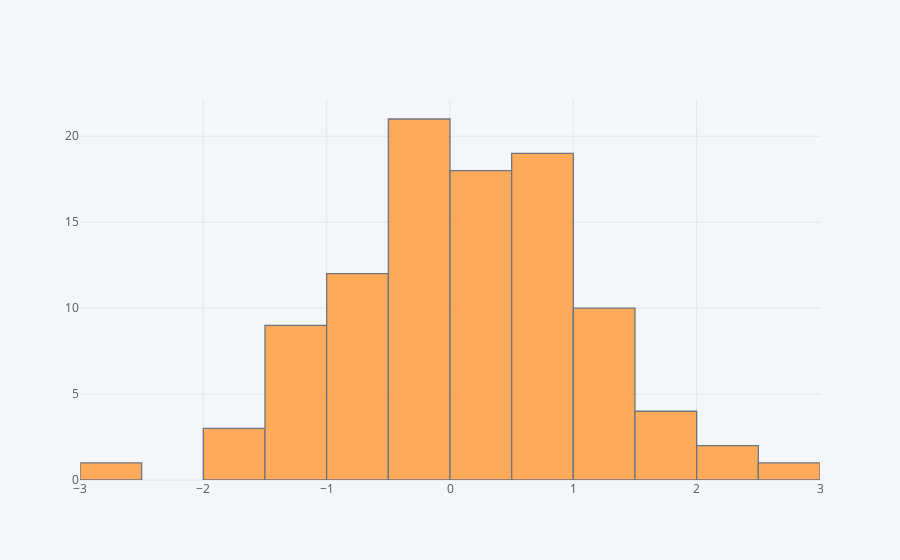

The cell this chart's notebook holds for it:
### Markdown cell above
## histogram

### Code cell
df['A'].iplot(kind='hist',bins=25)

### Figure 1 — Plotly figure (JSON) as saved in the notebook; plotly's stock layout.template omitted (floating-point values rounded to 4 significant figures)
{"data": [{"histfunc": "count", "histnorm": "", "marker": {"color": "rgba(255, 153, 51, 1.0)", "line": {"color": "#4D5663", "width": 1.3}}, "name": "A", "nbinsx": 25, "opacity": 0.8, "orientation": "v", "type": "histogram", "x": [-0.484, 1.651, 2.265, 1.029, 0.2718, 1.375, 0.628, -1.067, 0.2683, 0.4886, -0.5524, 1.758, 1.261, -0.128, 1.331, 0.3342, 0.07834, 0.5074, 0.9235, -1.048, -0.04908, 0.135, -1.46, -2.734, -1.604, 0.5132, 1.109, -0.194, -0.5489, 1.836, 1.658, -1.002, -0.09143, 0.2849, -0.09741, 0.6957, -0.07003, 0.8633, -1.306, -0.1361, 0.4339, 0.6693, -0.6086, 0.2984, 2.771, -0.2135, 0.3146, 0.9206, -0.2321, -1.016, -1.042, 0.2287, 1.315, 1.229, -0.4623, -0.2733, 0.6248, -0.3741, -0.3357, -0.7076, 0.3585, -0.02748, -0.9535, 0.5511, -0.1171, -0.3828, -1.31, 2.197, -0.7292, 0.9141, -0.569, 0.5507, -0.4312, 0.8717, 1.26, -0.1542, 0.5806, -0.5933, -0.04642, 0.2476, 0.04609, -1.581, 0.5174, 1.44, 0.03528, -0.861, -0.3861, 0.1471, 0.9174, -0.5987, 0.517, 0.8003, -1.57, -0.7589, -1.018, -0.9927, 0.842, 1.157, 0.3209, 0.3171]}], "layout": {"barmode": "overlay", "legend": {"bgcolor": "#F5F6F9", "font": {"color": "#4D5663"}}, "paper_bgcolor": "#F5F6F9", "plot_bgcolor": "#F5F6F9", "titlefont": {"color": "#4D5663"}, "xaxis1": {"gridcolor": "#E1E5ED", "showgrid": true, "tickfont": {"color": "#4D5663"}, "title": "", "titlefont": {"color": "#4D5663"}, "zerolinecolor": "#E1E5ED"}, "yaxis1": {"gridcolor": "#E1E5ED", "showgrid": true, "tickfont": {"color": "#4D5663"}, "title": "", "titlefont": {"color": "#4D5663"}, "zerolinecolor": "#E1E5ED"}}}
